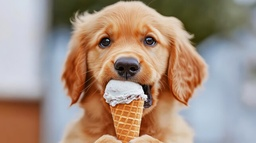
#> input picture DAY10/dog.jpg, 256 x 143 px, shrunk from 643 x 360 before the run
$ python task7.py
#> lines starting #> are read from the running program, lines starting #| are printed output that depends on the picture
import cv2
import numpy as np
import matplotlib.pyplot as plt

def normalization(image):
    rows, columns=image.shape
    image=np.abs(image)
    minVal=np.min(image)
    maxVal=np.max(image)
    result=np.zeros(image.shape, dtype=np.uint8)
    for i in range(rows):
        for j in range(columns):
            if maxVal!=minVal:
                value=((image[i][j]-minVal)/(maxVal-minVal))*255
                if value>255:
                    value=255
                elif value<0:
                    value=0
                result[i][j]=int(value)
    return result

def sobel(image):
    rows, columns=image.shape
    sobelX=[[-1, 0, 1],
            [-2, 0, 2],
            [-1, 0, 1]]
    sobelY=[[-1, -2, -1],
            [0, 0, 0],
            [1, 2, 1]]

    gxImg=np.zeros((rows, columns), dtype=np.float32)
    gyImg=np.zeros((rows, columns), dtype=np.float32)
    for i in range(1, rows-1):
            for j in range(1, columns-1):
                sumX=0
                sumY=0
                for m in range(-1, 2):
                    for n in range(-1, 2):
                        pixel=int(image[i+m][j+n])
                        sumX+=pixel*sobelX[m+1][n+1]
                        sumY+=pixel*sobelY[m+1][n+1]
                gxImg[i][j]=sumX
                gyImg[i][j]=sumY

    magnitudeImg=np.zeros((rows, columns), dtype=np.float32)
    for i in range(rows):
        for j in range(columns):
            magnitudeImg[i][j]=np.sqrt((gxImg[i][j]**2)+(gyImg[i][j]**2))

    gxDisplay=normalization(gxImg)
    gyDisplay=normalization(gyImg)
    magDisplay=normalization(magnitudeImg)
    return gxDisplay, gyDisplay, magDisplay

def laplacian(image):
    rows, columns=image.shape
    kernelLap=[[0, 1, 0],
               [1, -4, 1],
               [0, 1, 0]]
    lapImg=np.zeros((rows, columns), dtype=np.float32)
    for i in range(1, rows-1):
        for j in range(1, columns-1):
            value=0
            for m in range(-1, 2):
                for n in range(-1, 2):
                    pixel=int(image[i+m][j+n])
                    value+=pixel*kernelLap[m+1][n+1]
            lapImg[i][j]=value
    lapDisplay=normalization(lapImg)
    return lapDisplay

def log(image):
    rows, columns=image.shape
    kernelGauss=[[1, 2, 1],
                 [2, 4, 2],
                 [1, 2, 1]]

    gaussImg=np.zeros((rows, columns), dtype=np.float32)
    for i in range(1, rows-1):
        for j in range(1, columns-1):
            value=0
            for m in range(-1, 2):
                for n in range(-1, 2):
                    pixel=int(image[i+m][j+n])
                    value+=pixel*kernelGauss[m+1][n+1]
            gaussImg[i][j]=value/16

    kernelLap=[[0, 1, 0],
               [1, -4, 1],
               [0, 1, 0]]
    logImg=np.zeros((rows, columns), dtype=np.float32)
    for i in range(1, rows-1):
        for j in range(1, columns-1):
            value=0
            for m in range(-1, 2):
                for n in range(-1, 2):
                    pixel=gaussImg[i+m][j+n]
                    value+=pixel*kernelLap[m+1][n+1]
            logImg[i][j]=value
    gaussDisplay=normalization(gaussImg)
    logDisplay=normalization(logImg)
    return gaussDisplay, logDisplay

def DoGNorm(image):
    rows, columns=image.shape
    image=np.abs(image)
    maxVal=np.max(image)
    result=np.zeros(image.shape, dtype=np.uint8)
    if maxVal==0:
        return result
    for i in range(rows):
        for j in range(columns):
            value=(image[i][j]/maxVal)*255
            if value>255:
                value=255
            result[i][j]=int(value)
    return result

def dog(image):
    rows, columns=image.shape
    kernel=[[1, 2, 1],
            [2, 4, 2],
            [1, 2, 1]]

    gaussImg1=np.zeros((rows, columns), dtype=np.float32)
    for i in range(1, rows-1):
        for j in range(1, columns-1):
            value=0
            for m in range(-1, 2):
                for n in range(-1, 2):
                    pixel=int(image[i+m][j+n])
                    value+=pixel*kernel[m+1][n+1]
            gaussImg1[i][j]=value/16

    gaussImg2=np.zeros((rows, columns), dtype=np.float32)
    for i in range(1, rows-1):
        for j in range(1, columns-1):
            value=0
            for m in range(-1, 2):
                for n in range(-1, 2):
                    pixel=int(gaussImg1[i+m][j+n])
                    value+=pixel*kernel[m+1][n+1]
            gaussImg2[i][j]=value/16

    dogImg=gaussImg1-gaussImg2
    dogDisplay=DoGNorm(dogImg)
    gaussDisplay1=gaussImg1.astype(np.uint8)
    gaussDisplay2=gaussImg2.astype(np.uint8)
    return gaussDisplay1, gaussDisplay2, dogDisplay

def canny(image):
    rows, columns=image.shape
    kernelGauss=[[1, 2, 1],
                    [2, 4, 2],
                    [1, 2, 1]]

    gaussImg=np.zeros((rows, columns), dtype=np.float32)
    for i in range(1, rows-1):
        for j in range(1, columns-1):
            value=0
            for m in range(-1, 2):
                for n in range(-1, 2):
                    pixel=int(grayImg[i+m][j+n])
                    value+=pixel*kernelGauss[m+1][n+1]
            gaussImg[i][j]=value/16

    kernelX=[[-1, 0, 1],
                [-2, 0, 2],
                [-1, 0, 1]]

    kernelY=[[-1, -2, -1],
                [0, 0, 0],
                [1, 2, 1]]

    gradientX=np.zeros((rows, columns), dtype=np.float32)
    gradientY=np.zeros((rows, columns), dtype=np.float32)
    for i in range(1, rows-1):
        for j in range(1, columns-1):
            gx=0
            gy=0
            for m in range(-1, 2):
                for n in range(-1, 2):
                    pixel=gaussImg[i+m][j+n]
                    gx+=pixel*kernelX[m+1][n+1]
                    gy+=pixel*kernelY[m+1][n+1]
            gradientX[i][j]=gx
            gradientY[i][j]=gy

    magGradient=np.zeros((rows, columns), dtype=np.float32)
    for i in range(rows):
        for j in range(columns):
            gx=gradientX[i][j]
            gy=gradientY[i][j]
            magnitude=np.sqrt((gx*gx)+(gy*gy))
            magGradient[i][j]=magnitude

    directionGrad=np.zeros((rows, columns), dtype=np.float32)
    for i in range(rows):
        for j in range(columns):
            gx=gradientX[i][j]
            gy=gradientY[i][j]
            angle=np.degrees(np.arctan2(gy, gx))
            if angle<0:
                angle+=180
            directionGrad[i][j]=angle

    nmsImg=np.zeros((rows, columns), dtype=np.float32)
    for i in range(1, rows-1):
        for j in range(1, columns-1):
            angle=directionGrad[i][j]
            q=0
            r=0
            if (0<=angle<22.5) or (157.5<=angle<=180):
                q=magGradient[i][j+1]
                r=magGradient[i][j-1]

            elif 22.5<=angle<67.5:
                q=magGradient[i+1][j-1]
                r=magGradient[i-1][j+1]

            elif 67.5<=angle<112.5:
                q=magGradient[i+1][j]
                r=magGradient[i-1][j]

            elif 112.5<=angle<157.5:
                q=magGradient[i-1][j-1]
                r=magGradient[i+1][j+1]

            if (magGradient[i][j]>=q) and (magGradient[i][j]>=r):
                nmsImg[i][j]=magGradient[i][j]

            else:
                nmsImg[i][j]=0

    highThr=60
    lowThre=30
    strongPix=255
    weakPix=100
    thresholdImg=np.zeros((rows, columns), dtype=np.uint8)
    for i in range(rows):
        for j in range(columns):
            pixel=nmsImg[i][j]
            if pixel>=highThr:
                thresholdImg[i][j]=strongPix
            elif pixel>=lowThre:
                thresholdImg[i][j]=weakPix
            else:
                thresholdImg[i][j]=0

    cannyImg=thresholdImg.copy()
    for i in range(1, rows-1):
        for j in range(1, columns-1):
            if cannyImg[i][j]==weakPix:
                connect=False
                for m in range(-1, 2):
                    for n in range(-1, 2):
                        if cannyImg[i+m][j+n]==strongPix:
                            connect=True
                if connect:
                    cannyImg[i][j]=strongPix
                else:
                    cannyImg[i][j]=0

    gaussDisplay=gaussImg.astype(np.uint8)
    gradientDisplay=normalization(magGradient)
    nmsDisplay=normalization(nmsImg)
    return gaussDisplay, gradientDisplay, nmsDisplay, thresholdImg, cannyImg

img=cv2.imread("dog.jpg")
#> img is the input picture: shape (143, 256, 3); mean B, G, R 129.2, 144, 165.1
if img is None:
    print("No image...")
else:
    rows, columns, channel=img.shape
#> rows = 143; columns = 256; channel = 3
    grayImg=np.zeros((rows, columns), dtype=np.uint8)
    for i in range(rows):
        for j in range(columns):
            blue=img[i][j][0]
            green=img[i][j][1]
            red=img[i][j][2]
            grayVal=int(0.114*blue+0.587*green+0.299*red)
            if grayVal>255:
                grayVal=255
            elif grayVal<0:
                grayVal=0
            grayImg[i][j]=grayVal
    gxImg, gyImg, sobelImg=sobel(grayImg)
#> in normalization, `minVal=np.min(image)`: minVal = 0
#> in normalization, `maxVal=np.max(image)`: maxVal = 913
    laplacianImg=laplacian(grayImg)
#> after the loop in laplacian, `for i in range(1, rows-1):`:
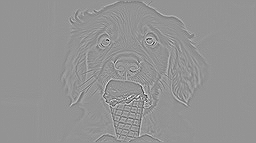
#> lapImg: shape (143, 256) float32; min -387, max 280, mean 0; drawn with min black and max white
    gaussImg, logImg=log(grayImg)
#> after the loop in log, `for i in range(1, rows-1):`:
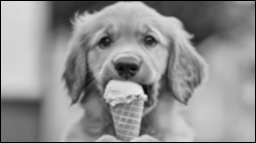
#> gaussImg: shape (143, 256) float32; min 0, max 236.4, mean 144.9
#> after the loop in log, `for i in range(1, rows-1):`:
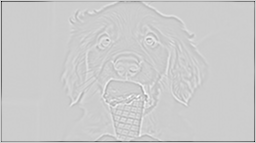
#> logImg: shape (143, 256) float32; min -428.5, max 101.6, mean -3.2; drawn with min black and max white
    gaussImg1, gaussImg2, dogImg=dog(grayImg)
#> in dog, `dogImg=gaussImg1-gaussImg2`:
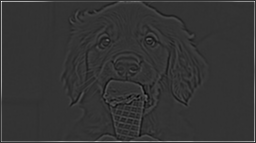
#> dogImg: shape (143, 256) float32; min -23.06, max 94, mean 1.2; drawn with min black and max white
#> in DoGNorm, `maxVal=np.max(image)`: maxVal = 94
    gaussCanny, gradientImg, nmsImg, thresholdImg, cannyImg=canny(grayImg)
#> after the loop in canny, `for i in range(1, rows-1):`:
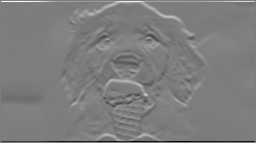
#> gradientY: shape (143, 256) float32; min -851.6, max 876, mean 1.6; drawn with min black and max white
#> after the loop in canny, `for i in range(rows):`:
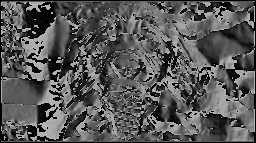
#> directionGrad: shape (143, 256) float32; min 0, max 180, mean 87.5
#> after the loop in canny, `for i in range(1, rows-1):`:
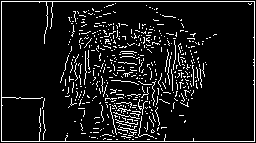
#> cannyImg: shape (143, 256); 9.7% white in thin lines or dots

    plt.figure(figsize=(18, 10))
    plt.subplot(2, 3, 1)
    plt.imshow(sobelImg, cmap="gray")
    plt.title("Sobel Image")
    plt.axis("off")

    plt.subplot(2, 3, 2)
    plt.imshow(laplacianImg, cmap="gray")
    plt.title("Laplacian Image")
    plt.axis("off")

    plt.subplot(2, 3, 3)
    plt.imshow(logImg, cmap="gray")
    plt.title("LoG Image")
    plt.axis("off")

    plt.subplot(2, 3, 4)
    plt.imshow(dogImg, cmap="gray")
    plt.title("DoG Image")
    plt.axis("off")

    plt.subplot(2, 3, 5)
    plt.imshow(cannyImg, cmap="gray")
    plt.title("Canny Image")
    plt.axis("off")
    plt.tight_layout()
    plt.show()

    print("-------EDGE DETECTION COMPARISON--------\n")
    print("1. Sobel")
    print("Strengths: It detects horizontal and vertical edges, simple and fast")
    print("Limitations: It is sensitive to noise and produces thick edges")
    print("Suitable Use Cases: Basic edge detection, Gradient calculation\n")

    print("2. Laplacian")
    print("Strengths: It detects edges in all directions")
    print("Limitations: It is highly sensitive to noise")
    print("Suitable Use Cases: Fine detail detection and image sharpening\n")

    print("3. LoG")
    print("Strengths: It removes noise before detecting edges")
    print("Limitations: It is slower than Laplacian")
    print("Suitable Use Cases: Noisy images and medical imaging\n")

    print("4. DoG")
    print("Strengths: It is faster approximation of LoG")
    print("Limitations: It depends on gaussian smoothing level")
    print("Suitable Use Cases: Feature detection and image segmentation\n")

    print("5. Canny")
    print("Strengths: It produces thin and accurate edges")
    print("Limitations: It is more computationally expensive")
    print("Suitable Use Cases: Object detection, computer vision and image analysis\n")
